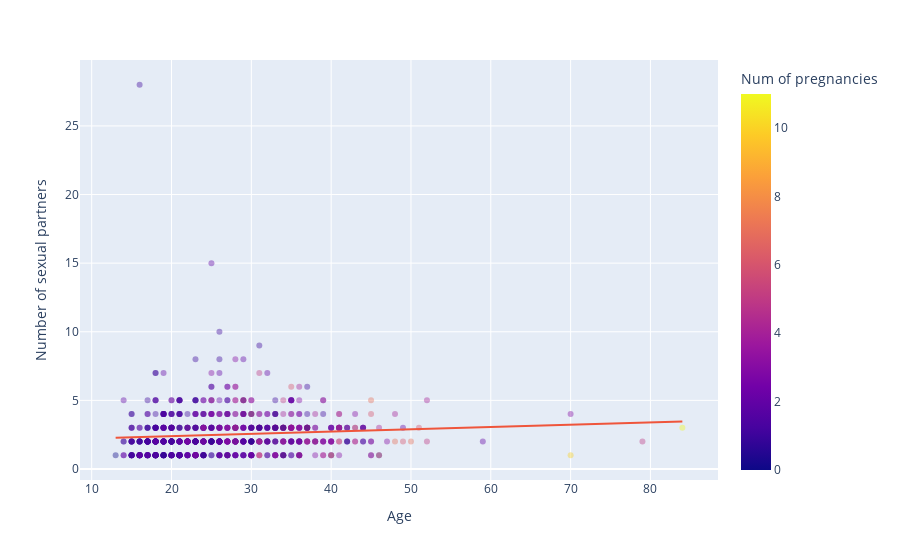

Notebook cell for this chart:
### Code cell
#scatter plot showing older women tend to have had more sexual partners and pregnancies
age_num_sexual_scatter = px.scatter(imputed_data, x="Age", y="Number of sexual partners",
                                    trendline="ols", opacity=0.4, color="Num of pregnancies")
age_num_sexual_scatter.show()

### Figure 1 — Plotly figure (JSON) as saved in the notebook; plotly's stock layout.template omitted (floating-point values rounded to 4 significant figures; data arrays with more than 128 entries replaced by an {"elided": "..."} marker saying what was removed)
{"data": [{"hovertemplate": "Age=%{x}<br>Number of sexual partners=%{y}<br>Num of pregnancies=%{marker.color}<extra></extra>", "legendgroup": "", "marker": {"color": {"elided": "858 int values"}, "coloraxis": "coloraxis", "opacity": 0.4, "symbol": "circle"}, "mode": "markers", "name": "", "orientation": "v", "showlegend": false, "type": "scatter", "x": {"elided": "858 int values"}, "xaxis": "x", "y": {"elided": "858 int values"}, "yaxis": "y"}, {"hovertemplate": "<b>OLS trendline</b><br>Number of sexual partners = 0.0166396 * Age + 2.06537<br>R<sup>2</sup>=0.007391<br><br>Age=%{x}<br>Number of sexual partners=%{y} <b>(trend)</b><extra></extra>", "legendgroup": "", "marker": {"symbol": "circle"}, "mode": "lines", "name": "", "showlegend": false, "type": "scatter", "x": {"elided": "858 int values"}, "xaxis": "x", "y": {"elided": "858 float values"}, "yaxis": "y"}], "layout": {"coloraxis": {"colorbar": {"title": {"text": "Num of pregnancies"}}, "colorscale": [[0, "#0d0887"], [0.1111, "#46039f"], [0.2222, "#7201a8"], [0.3333, "#9c179e"], [0.4444, "#bd3786"], [0.5556, "#d8576b"], [0.6667, "#ed7953"], [0.7778, "#fb9f3a"], [0.8889, "#fdca26"], [1, "#f0f921"]]}, "legend": {"tracegroupgap": 0}, "margin": {"t": 60}, "xaxis": {"anchor": "y", "domain": [0, 1], "title": {"text": "Age"}}, "yaxis": {"anchor": "x", "domain": [0, 1], "title": {"text": "Number of sexual partners"}}}}
